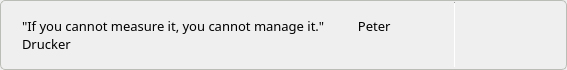
         <widget class="QGroupBox" name="groupBox_3">
          <property name="sizePolicy">
           <sizepolicy hsizetype="Expanding" vsizetype="Fixed">
            <horstretch>0</horstretch>
            <verstretch>0</verstretch>
           </sizepolicy>
          </property>
          <property name="minimumSize">
           <size>
            <width>567</width>
            <height>70</height>
           </size>
          </property>
          <property name="maximumSize">
           <size>
            <width>2000</width>
            <height>70</height>
           </size>
          </property>
          <property name="styleSheet">
           <string notr="true">QGroupBox{
	border: 1px solid gray;
	border-color: rgb(186, 189, 182);
	border-radius : 5px;
}</string>
          </property>
          <property name="title">
           <string/>
          </property>
          <layout class="QGridLayout" name="gridLayout_5">
           <property name="leftMargin">
            <number>1</number>
           </property>
           <property name="topMargin">
            <number>1</number>
           </property>
           <property name="rightMargin">
            <number>1</number>
           </property>
           <property name="bottomMargin">
            <number>1</number>
           </property>
           <property name="spacing">
            <number>0</number>
           </property>
           <item row="0" column="0">
            <layout class="QHBoxLayout" name="horizontalLayout_5">
             <property name="spacing">
              <number>0</number>
             </property>
             <item>
              <spacer name="horizontalSpacer_11">
               <property name="orientation">
                <enum>Qt::Horizontal</enum>
               </property>
               <property name="sizeType">
                <enum>QSizePolicy::Fixed</enum>
               </property>
               <property name="sizeHint" stdset="0">
                <size>
                 <width>20</width>
                 <height>20</height>
                </size>
               </property>
              </spacer>
             </item>
             <item>
              <widget class="QLabel" name="labelPhrase">
               <property name="maximumSize">
                <size>
                 <width>16777215</width>
                 <height>55</height>
                </size>
               </property>
               <property name="font">
                <font>
                 <family>Malgun Gothic</family>
                 <pointsize>10</pointsize>
                 <italic>false</italic>
                </font>
               </property>
               <property name="text">
                <string>&quot;If you cannot measure it, you cannot manage it.&quot;          Peter Drucker</string>
               </property>
               <property name="alignment">
                <set>Qt::AlignLeading|Qt::AlignLeft|Qt::AlignVCenter</set>
               </property>
               <property name="wordWrap">
                <bool>true</bool>
               </property>
              </widget>
             </item>
             <item>
              <spacer name="horizontalSpacer_10">
               <property name="orientation">
                <enum>Qt::Horizontal</enum>
               </property>
               <property name="sizeType">
                <enum>QSizePolicy::Fixed</enum>
               </property>
               <property name="sizeHint" stdset="0">
                <size>
                 <width>15</width>
                 <height>20</height>
                </size>
               </property>
              </spacer>
             </item>
             <item>
              <widget class="Line" name="lineSeparator">
               <property name="minimumSize">
                <size>
                 <width>1</width>
                 <height>0</height>
                </size>
               </property>
               <property name="maximumSize">
                <size>
                 <width>1</width>
                 <height>16777215</height>
                </size>
               </property>
               <property name="orientation">
                <enum>Qt::Vertical</enum>
               </property>
              </widget>
             </item>
             <item>
              <spacer name="horizontalSpacer_9">
               <property name="orientation">
                <enum>Qt::Horizontal</enum>
               </property>
               <property name="sizeType">
                <enum>QSizePolicy::Fixed</enum>
               </property>
               <property name="sizeHint" stdset="0">
                <size>
                 <width>10</width>
                 <height>20</height>
                </size>
               </property>
              </spacer>
             </item>
             <item>
              <widget class="QLabel" name="labelAccountIcon">
               <property name="minimumSize">
                <size>
                 <width>81</width>
                 <height>61</height>
                </size>
               </property>
               <property name="maximumSize">
                <size>
                 <width>100</width>
                 <height>16777215</height>
                </size>
               </property>
               <property name="text">
                <string/>
               </property>
              </widget>
             </item>
            </layout>
           </item>
          </layout>
         </widget>
